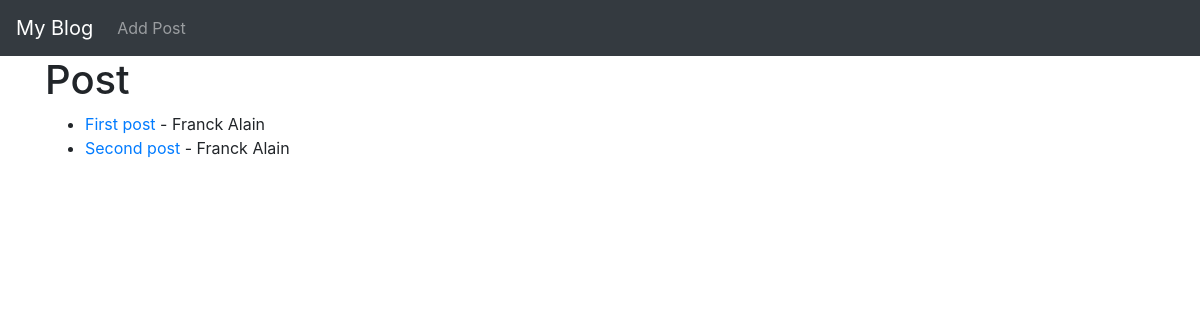
The app's page /, older data.
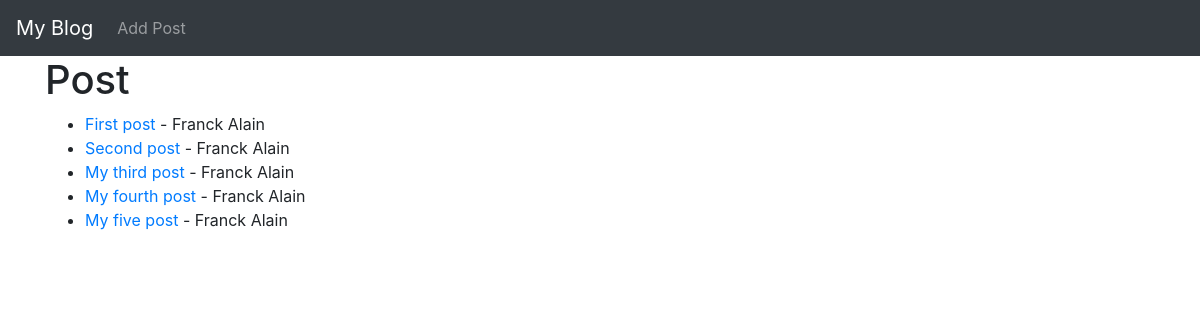
The same page, newer data.
### blog/models.py (models this page shows, shortened)
class Post(models.Model):
    title = models.CharField(max_length=255)
    title_tag = models.CharField(max_length=255)
    author = models.ForeignKey(User, on_delete=models.CASCADE)
    body = models.TextField()

### blog/views.py (the view)
# urls.py: path('', HomeView.as_view(), name='home'),
class HomeView(ListView):
    model = Post
    template_name = 'blog/home.html'

### blog/templates/blog/home.html
{% extends 'blog/base.html' %}
{% block content %}
<h1>Post</h1>
<ul>
{% for post in object_list %}
    <li><a href="{% url 'article-detail' post.pk %}">{{ post.title }}</a> - {{ post.author.first_name }} {{ post.author.last_name }}<br>
    </li>
{% endfor %}
</ul>
{% endblock %}

### blog/templates/blog/base.html (shortened to what this page needs)
<!doctype html>
<html lang="en">
  <head>
    <link rel="stylesheet" href="https://cdn.jsdelivr.net/npm/bootstrap@4.6.1/dist/css/bootstrap.min.css">
  </head>
  <body>
    <nav class="navbar navbar-expand-lg navbar-dark bg-dark">
        <a class="navbar-brand" href="{% url 'home' %}">My Blog</a>
        <div class="collapse navbar-collapse" id="navbarSupportedContent">
          <ul class="navbar-nav mr-auto">
            <li class="nav-item">
              <a class="nav-link" href="{% url 'add-post' %}">Add Post</a>
            </li>
          </ul>
        </div>
      </nav>
    <div class="container">
        {% block content %}
        {% endblock %}
    </div>
  </body>
</html>

Row changes from the older to the newer data that the page shows:
added Post: title "My third post", author.first_name "Franck", author.last_name "Alain"
added Post: title "My fourth post", author.first_name "Franck", author.last_name "Alain"
added Post: title "My five post", author.first_name "Franck", author.last_name "Alain"
